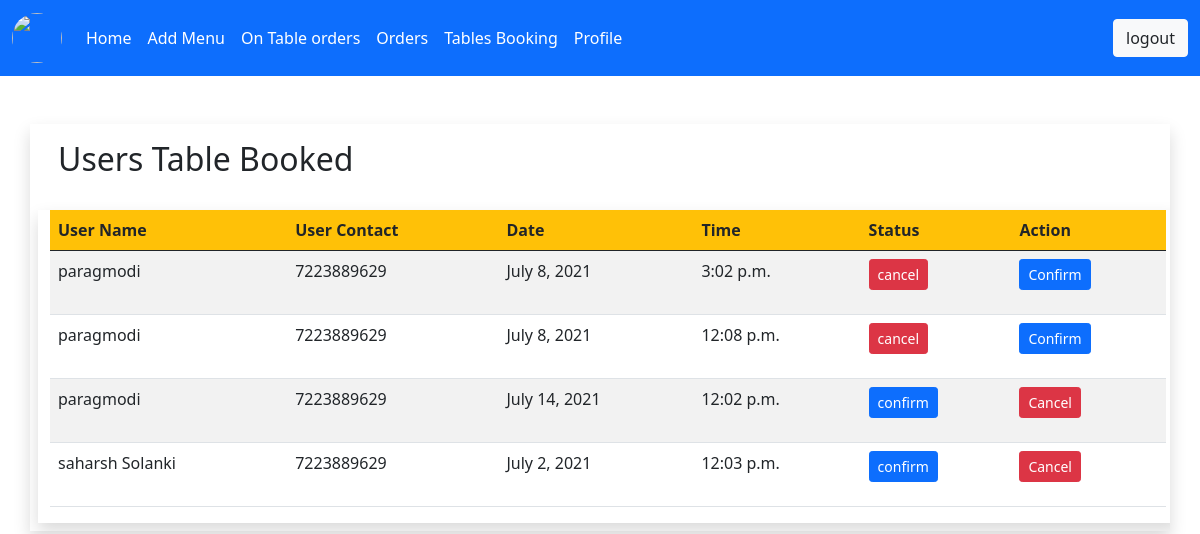
/restaurant/tables_booking/ (signed in), run on the app's committed database.
### user/models.py (models this page shows, shortened)
class BookTable(models.Model):
    restaurant_name=models.CharField(max_length=500,default="shree nath")
    rest_id=models.CharField(max_length=200,default="1")
    user_name = models.CharField(max_length=500)
    user_contact = models.CharField(max_length=500)
    user_email = models.ForeignKey(user,on_delete=models.CASCADE)
    date = models.DateField(max_length=500)
    time = models.TimeField(max_length=500)
    guests = models.CharField(max_length=500)
    status=models.CharField(max_length=500,default="pending")

### restaurant/views.py (the view)
# urls.py: path('tables_booking/', views.tables_booking, name="tables_booking"),
def tables_booking(request):
    if 'restaurant_email' in request.session:
        obj=restaurant.objects.get(restaurant_email=request.session['restaurant_email'])
        rest_id=obj.id
        table_bookings=BookTable.objects.filter(rest_id=rest_id).order_by('-id')
        return render(request,"restaurant/tables_booking.html",{"table_bookings":table_bookings})
    else:
        messages.error(request, 'session expired ! Login Again')
        return redirect(login)

### templates/restaurant/tables_booking.html
{% extends 'restaurant/base.html' %}
{% block content %}
    <div class="container shadow mt-5">
<h2 class="p-3">Users Table Booked</h2>
            <div class="row" style="overflow: auto">
   <div class="col-lg-12 shadow  m-2" >
               <table class="table table-striped" >
                  <thead class="bg-warning ">
                  <tr>
                      <th scope="col">User Name</th>
<th scope="col">User Contact</th>
                        <th scope="col">Date</th>
                        <th scope="col">Time</th>
                      <th scope="col">Status</th>
                      <th scope="col">Action</th>
                    </tr>
                  </thead>
                  <tbody>
                  {% for data in table_bookings %}
<tr>
    <td>{{ data.user_name }}</td>
    <td>{{ data.user_contact }}</td>
    <td>{{ data.date }}</td>
    <td>{{ data.time }}</td>
{% if data.status == 'confirm' %}
    <td><p class="btn btn-sm btn-primary">{{ data.status }}</p></td>
    {% elif data.status == 'pending' %}
        <td><p class="btn btn-sm btn-warning">{{ data.status }}</p></td>
{% else %}
    <td><p class="btn btn-sm btn-danger">{{ data.status }}</p></td>
{% endif %}
{% if data.status == 'pending' %}
    <td><a href="{% url 'confirm_table_booking' id=data.id %}" class="btn-primary btn btn-sm m-1">Confirm</a><a href="{% url 'cancel_table_booking' id=data.id %}" class="btn-danger btn btn-sm m-1">Cancel</a></td>
{% elif data.status == 'cancel' %}
    <td><a href="{% url 'confirm_table_booking' id=data.id %}" class="btn btn-sm btn-primary">Confirm</a>
</td>
{% else %}
    <td><a href="{% url 'cancel_table_booking' id=data.id %}" class="btn btn-sm btn-danger">Cancel</a></td>
{% endif %}
</tr>{% endfor %}
                  </tbody>
                </table>
   </div></div></div>
{% endblock %}

### data on the page
BookTable: user_name "paragmodi", user_contact "7223889629", date "July 8, 2021", time "3:02 p.m.", status "cancel", shows "Confirm"
BookTable: user_name "paragmodi", user_contact "7223889629", date "July 8, 2021", time "12:08 p.m.", status "cancel", shows "Confirm"
BookTable: user_name "paragmodi", user_contact "7223889629", date "July 14, 2021", time "12:02 p.m.", status "confirm", shows "Cancel"
BookTable: user_name "saharsh Solanki", user_contact "7223889629", date "July 2, 2021", time "12:03 p.m.", status "confirm", shows "Cancel"
